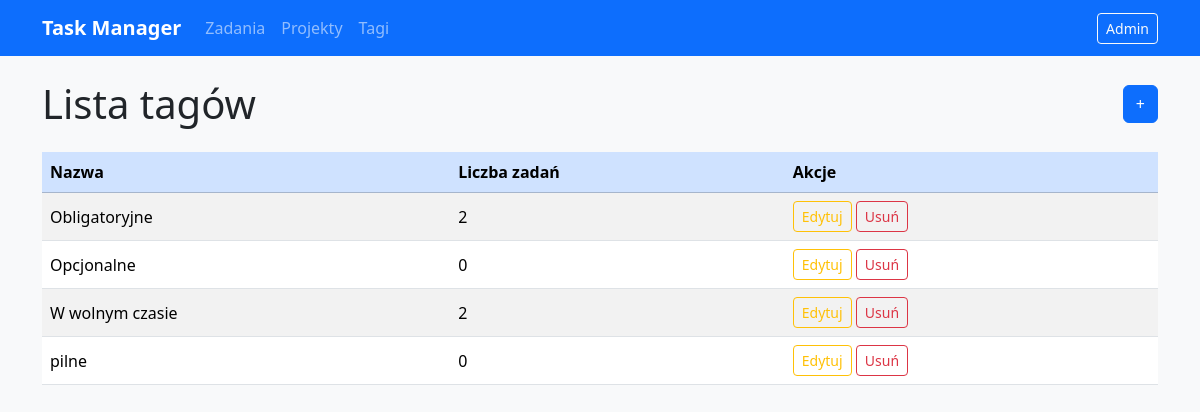
The page /tags/ on the database as committed earlier.
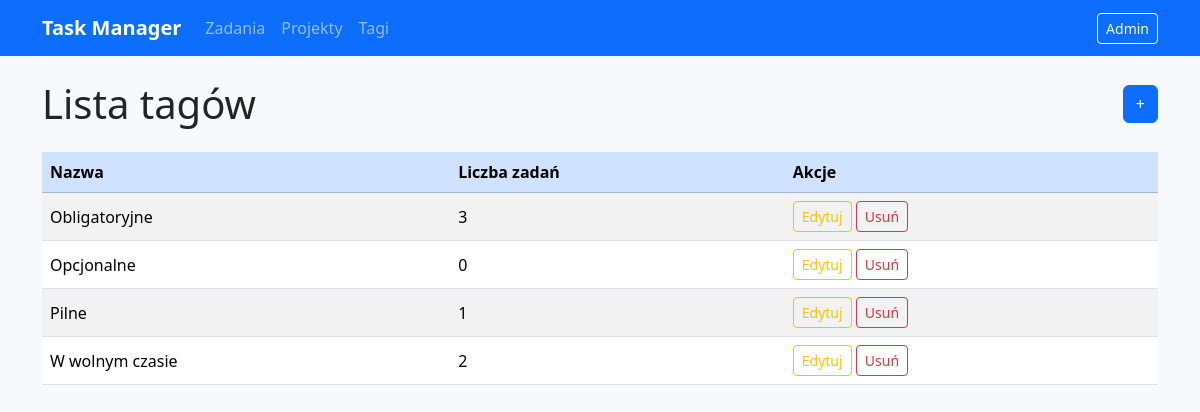
The same page on the database as committed later.
### tasks/models.py (models this page shows, shortened)
class Tag(models.Model):
    name = models.CharField(max_length=50, unique=True)
    class Meta:
        ordering = ["name"]

### tasks/views.py (the view)
# urls.py: path("tags/", TagListView.as_view(), name="tag_list"),
class TagListView(ListView):
    model = Tag
    template_name = "tasks/tag_list.html"
    context_object_name = "tags"

### tasks/templates/tasks/tag_list.html (shortened to what this page needs)
{% extends "base.html" %}
{% block content %}
<div class="d-flex justify-content-between align-items-center mb-4">
    <h1 class="mb-0">Lista tagów</h1>
    <a href="{% url 'tag_add' %}" class="btn btn-primary">+</a>
</div>
{% if tags %}
<table class="table table-striped table-hover align-middle">
    <thead class="table-primary">
        <tr>
            <th>Nazwa</th>
            <th>Liczba zadań</th>
            <th>Akcje</th>
        </tr>
    </thead>
    <tbody>
        {% for tag in tags %}
        <tr>
            <td>{{ tag.name }}</td>
            <td>{{ tag.tasks.count }}</td>
            <td>
                <a href="{% url 'tag_edit' tag.pk %}" class="btn btn-sm btn-outline-warning">Edytuj</a>
                <a href="{% url 'tag_delete' tag.pk %}" class="btn btn-sm btn-outline-danger">Usuń</a>
            </td>
        </tr>
        {% endfor %}
    </tbody>
</table>
{% else %}
<div class="alert alert-info">Brak tagów.</div>
{% endif %}
{% endblock %}

Rows that differ between the two databases and show on the page:
computed for Tag "Obligatoryjne": tasks.count "2" → "3"
changed Tag: name "pilne" → "Pilne"; tasks.count "0" → "1"; moves up the list
